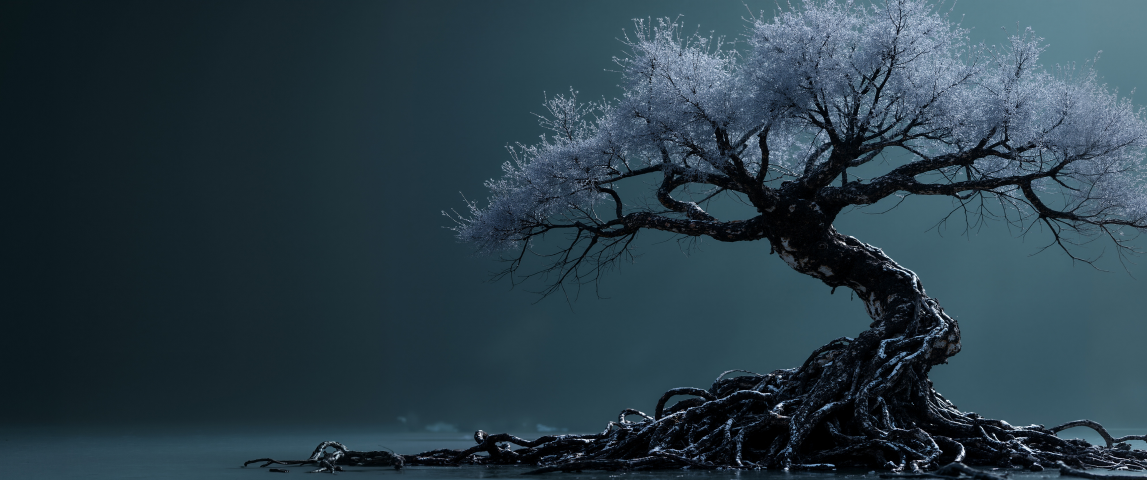
#> input picture ultrawide/0009.jpg, 3440 x 1440 px (shown at 1/3 size); its folder holds 4 pictures in this run
$ python generate_gallery.py
#> lines starting #> are read from the running program, lines starting #| are printed output that depends on the picture
#!/usr/bin/env python3
"""Generate optimized wallpaper thumbnails and the README gallery."""

from __future__ import annotations

import argparse
import hashlib
import json
import re
import sys
from pathlib import Path

from PIL import Image, ImageOps


ROOT = Path(__file__).resolve().parent.parent
README = ROOT / "README.md"
WALLPAPERS = ROOT / "ultrawide"
THUMBNAILS = ROOT / "thumbnails" / "ultrawide"
MANIFEST = ROOT / ".gallery-manifest.json"
START_MARKER = "<!-- gallery:start -->"
END_MARKER = "<!-- gallery:end -->"
IMAGE_PATTERN = re.compile(r"^(\d{4})\.(jpe?g|png|webp)$", re.IGNORECASE)
THUMBNAIL_WIDTH = 480
THUMBNAIL_QUALITY = 82
GENERATOR_VERSION = 1


def sha256(path: Path) -> str:
    digest = hashlib.sha256()
    with path.open("rb") as stream:
        for chunk in iter(lambda: stream.read(1024 * 1024), b""):
            digest.update(chunk)
    return digest.hexdigest()


def wallpapers() -> list[Path]:
    matches = [path for path in WALLPAPERS.iterdir() if path.is_file() and IMAGE_PATTERN.fullmatch(path.name)]
    stems = [path.stem for path in matches]
    if len(stems) != len(set(stems)):
        raise RuntimeError("Multiple wallpaper files use the same numeric identifier")
    return sorted(matches, key=lambda path: int(path.stem), reverse=True)


def load_manifest() -> dict:
    if not MANIFEST.exists():
        return {}
    try:
        return json.loads(MANIFEST.read_text(encoding="utf-8"))
    except (json.JSONDecodeError, OSError):
        return {}


def create_thumbnail(source: Path, destination: Path) -> None:
    destination.parent.mkdir(parents=True, exist_ok=True)
    temporary = destination.with_suffix(".tmp.webp")
    with Image.open(source) as opened:
#> opened is the input picture: PIL image 3440x1440 RGB; mean R, G, B 41.4, 60.8, 71.6
        image = ImageOps.exif_transpose(opened).convert("RGB")
        height = max(1, round(image.height * THUMBNAIL_WIDTH / image.width))
#> height = 201
        image = image.resize((THUMBNAIL_WIDTH, height), Image.Resampling.LANCZOS)
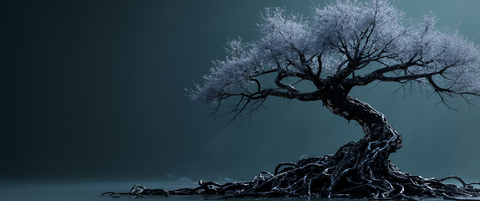
#> image: PIL image 480x201 RGB; mean R, G, B 41.5, 60.9, 71.6
        image.save(
            temporary,
            format="WEBP",
            quality=THUMBNAIL_QUALITY,
            method=6,
            optimize=True,
        )
    temporary.replace(destination)


def gallery_block(images: list[Path]) -> str:
    entries = []
    for source in images:
        number = source.stem
        entries.append(
            f'<a href="./ultrawide/{source.name}"><img src="./thumbnails/ultrawide/{number}.webp" '
            f'width="240" alt="Wallpaper {number}" title="Wallpaper {number}" /></a>'
        )
    grid = "\n".join(entries)
    return (
        f"{START_MARKER}\n"
        "## Ultrawide Gallery\n\n"
        f"Browse all **{len(images)} wallpapers**, newest first. Select a thumbnail to open the full-resolution image.\n\n"
        '<p align="center">\n'
        f"{grid}\n"
        "</p>\n\n"
        "_This gallery is generated automatically when numbered wallpapers are added, changed, or removed._\n"
        f"{END_MARKER}"
    )


def updated_readme(block: str) -> str:
    current = README.read_text(encoding="utf-8")
    has_start = START_MARKER in current
    has_end = END_MARKER in current
    if has_start != has_end:
        raise RuntimeError("README contains only one gallery marker")
    if has_start:
        before, remainder = current.split(START_MARKER, 1)
        _, after = remainder.split(END_MARKER, 1)
        return f"{before}{block}{after}"
    insertion = "## Artwork"
    if insertion not in current:
        raise RuntimeError("Could not find the README Artwork section")
    return current.replace(insertion, f"{block}\n\n---\n\n{insertion}", 1)


def expected_manifest(images: list[Path], previous: dict, generate: bool) -> dict:
    old_images = previous.get("images", {}) if previous.get("version") == GENERATOR_VERSION else {}
    records: dict[str, dict[str, str]] = {}
    for source in images:
        source_hash = sha256(source)
        thumbnail = THUMBNAILS / f"{source.stem}.webp"
        old = old_images.get(source.name, {})
        valid = (
            old.get("source_sha256") == source_hash
            and thumbnail.exists()
            and old.get("thumbnail_sha256") == sha256(thumbnail)
        )
        if generate and not valid:
            create_thumbnail(source, thumbnail)
        thumbnail_hash = sha256(thumbnail) if thumbnail.exists() else ""
        records[source.name] = {
            "source_sha256": source_hash,
            "thumbnail": thumbnail.relative_to(ROOT).as_posix(),
            "thumbnail_sha256": thumbnail_hash,
        }
#> pass 2 of the loop in expected_manifest, `for source in images:`:
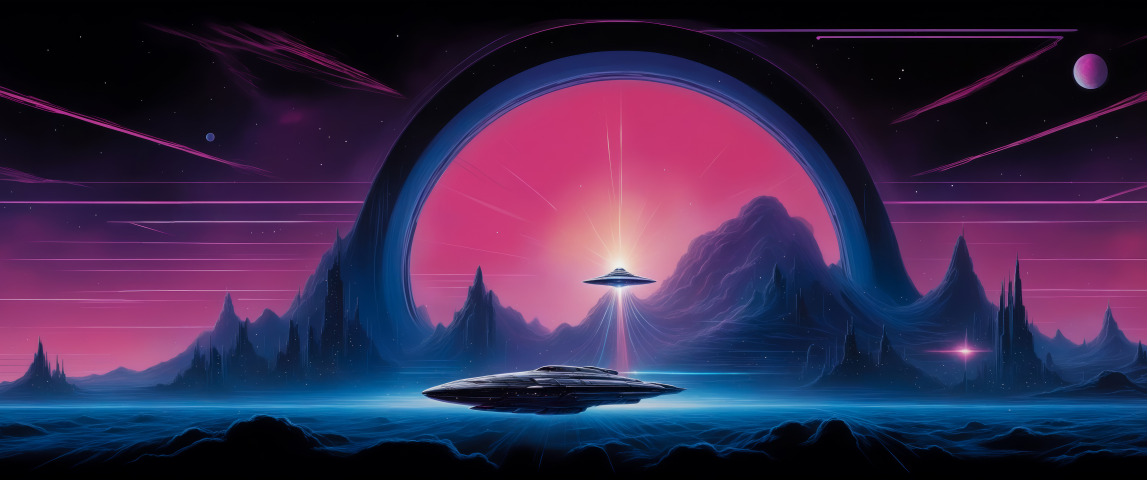
#> input picture ultrawide/0006.jpg, 3440 x 1440 px (shown at 1/3 size)
#> in create_thumbnail, opened is the input picture: PIL image 3440x1440 RGB; mean R, G, B 57.8, 41.1, 76.1
#> in create_thumbnail (call 2), `image = image.resize((THUMBNAIL_WIDTH, height), Image.Resampling.LANCZ..`:
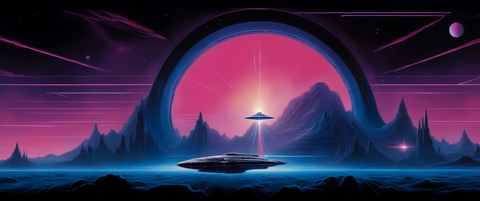
#> image: PIL image 480x201 RGB; mean R, G, B 57.8, 41.1, 76.1
#> pass 3 of the loop in expected_manifest, `for source in images:`:
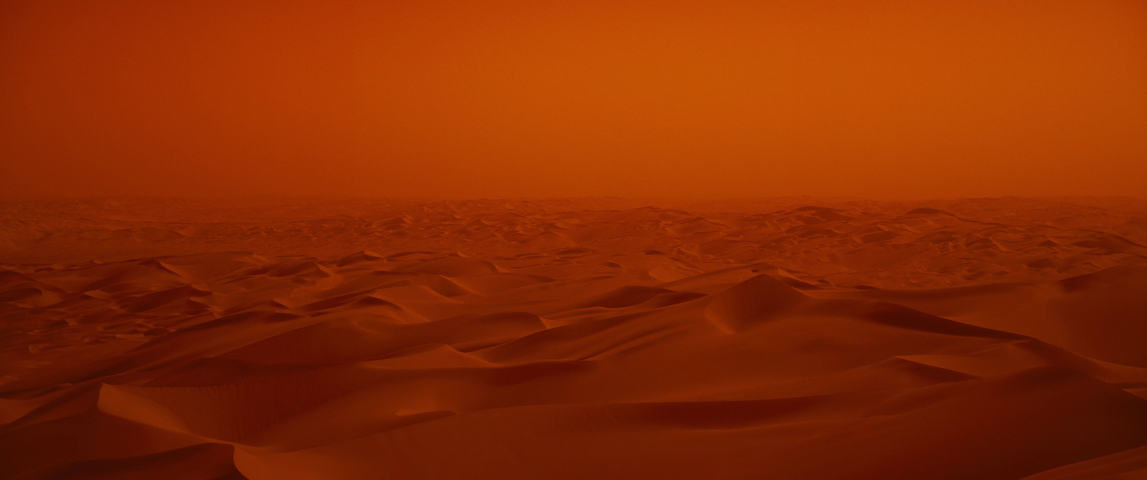
#> input picture ultrawide/0005.jpg, 3440 x 1440 px (shown at 1/3 size)
#> in create_thumbnail, opened is the input picture: PIL image 3440x1440 RGB; mean R, G, B 138.1, 43.7, 2.8
#> in create_thumbnail (call 3), `image = image.resize((THUMBNAIL_WIDTH, height), Image.Resampling.LANCZ..`:
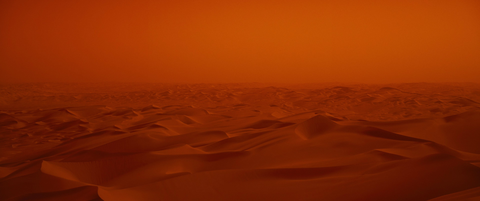
#> image: PIL image 480x201 RGB; mean R, G, B 138.1, 43.7, 2.8
#> the loop made 4 passes; the first 3 are shown
    return {
        "version": GENERATOR_VERSION,
        "thumbnail_width": THUMBNAIL_WIDTH,
        "thumbnail_quality": THUMBNAIL_QUALITY,
        "images": records,
    }


def serialized_manifest(manifest: dict) -> str:
    return json.dumps(manifest, indent=2, sort_keys=True) + "\n"


def stale_thumbnails(images: list[Path]) -> list[Path]:
    expected = {f"{source.stem}.webp" for source in images}
    if not THUMBNAILS.exists():
        return []
    return sorted(path for path in THUMBNAILS.glob("*.webp") if path.name not in expected)


def check(images: list[Path]) -> int:
    previous = load_manifest()
    expected = expected_manifest(images, previous, generate=False)
    expected_readme = updated_readme(gallery_block(images))
    problems = []
    if serialized_manifest(expected) != (MANIFEST.read_text(encoding="utf-8") if MANIFEST.exists() else ""):
        problems.append("manifest is stale")
    if expected_readme != README.read_text(encoding="utf-8"):
        problems.append("README gallery is stale")
    missing = [record["thumbnail"] for record in expected["images"].values() if not record["thumbnail_sha256"]]
    if missing:
        problems.append(f"{len(missing)} thumbnails are missing")
    stale = stale_thumbnails(images)
    if stale:
        problems.append(f"{len(stale)} stale thumbnails remain")
    if problems:
        for problem in problems:
            print(f"gallery check failed: {problem}", file=sys.stderr)
        return 1
    print(f"Gallery is current for {len(images)} wallpapers.")
    return 0


def generate(images: list[Path]) -> int:
    previous = load_manifest()
    manifest = expected_manifest(images, previous, generate=True)
#> manifest = 4 items
    for thumbnail in stale_thumbnails(images):
        thumbnail.unlink()
    MANIFEST.write_text(serialized_manifest(manifest), encoding="utf-8")
    README.write_text(updated_readme(gallery_block(images)), encoding="utf-8")
#> the loop in gallery_block, `for source in images:` made 4 passes
#> number on passes 1 to 4: '0009', '0006', '0005', '0004'
    print(f"Generated gallery for {len(images)} wallpapers.")
    return 0


def main() -> int:
    parser = argparse.ArgumentParser(description=__doc__)
    parser.add_argument("--check", action="store_true", help="fail without changing files if the gallery is stale")
    args = parser.parse_args()
    images = wallpapers()
    if not images:
        raise RuntimeError("No four-digit numbered wallpapers found in ultrawide/")
    return check(images) if args.check else generate(images)


if __name__ == "__main__":
    try:
        raise SystemExit(main())
    except (OSError, RuntimeError) as error:
        print(f"gallery generation failed: {error}", file=sys.stderr)
#> (the run stopped early here; a loop or call above may not have finished)
